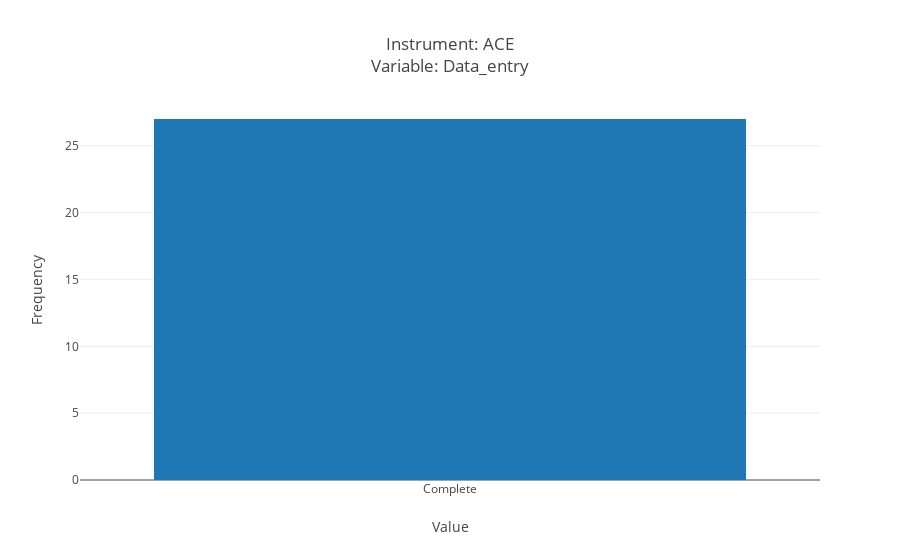

This figure's notebook cell:
### Code cell
from plotly.offline import init_notebook_mode
init_notebook_mode(connected=True)
lpl.ColumnPlotter(CDS).plot(13)

### Figure 1 — Plotly figure (JSON) as saved in the notebook; plotly's stock layout.template omitted (floating-point values rounded to 4 significant figures)
{"data": [{"type": "bar", "x": ["Complete"], "y": [27]}], "layout": {"title": "Instrument: ACE<br>Variable: Data_entry", "xaxis": {"title": "Value"}, "yaxis": {"title": "Frequency"}}}
